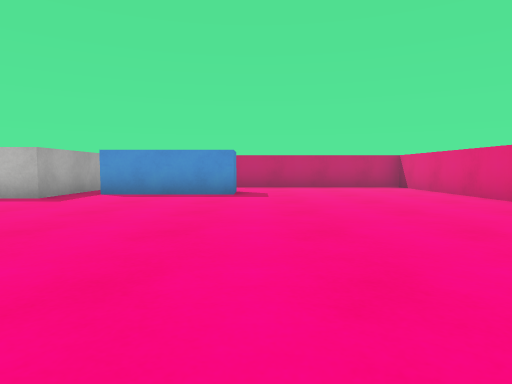
View 1 (above)

13 first-person views from a walk through a Unity game level. The camera is 0.58 m above the floor, tilts 4° down and sees 75° across. The floor is counted in squares, 1 m on a side. Each view is taken from the middle of a square. On the plan, view 1 faces up. The plan holds only what a view shows up to about 9 squares ahead; the rest is blank. The player character is not drawn. Surface patterns are stand-ins for the level's own textures.

View 2
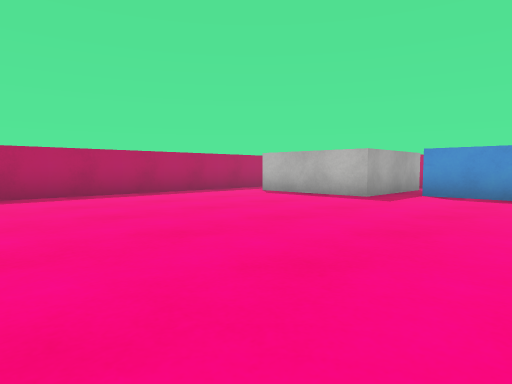

View 3
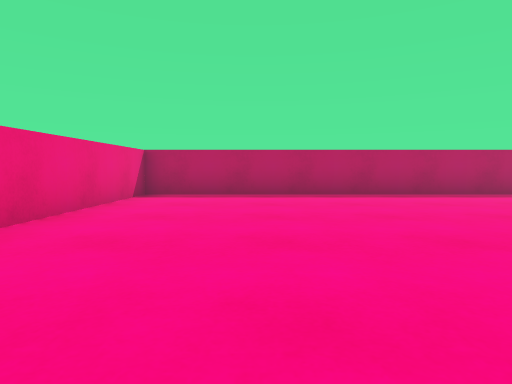

View 4
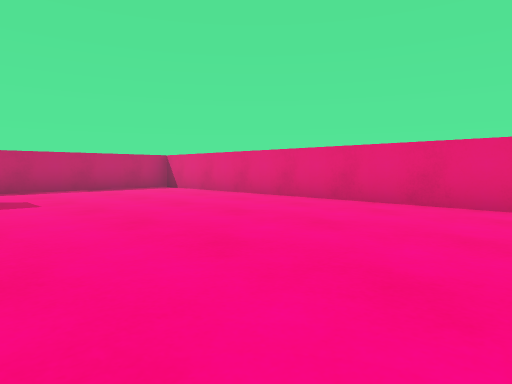

View 5
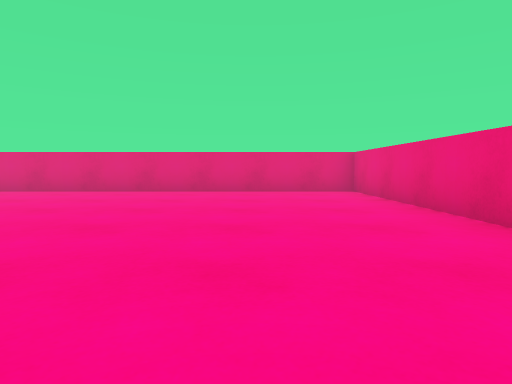

View 6
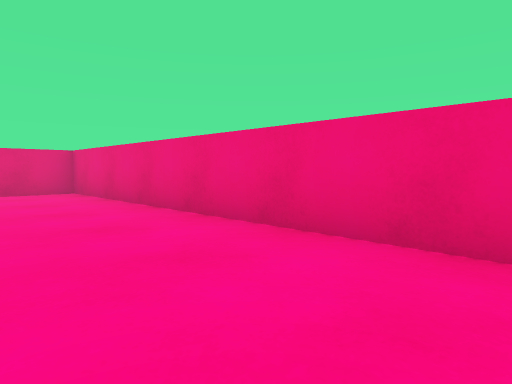

View 7
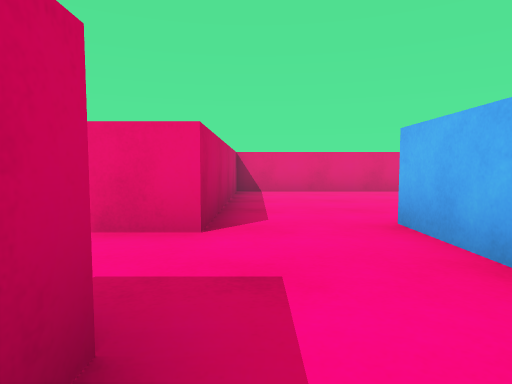

View 8
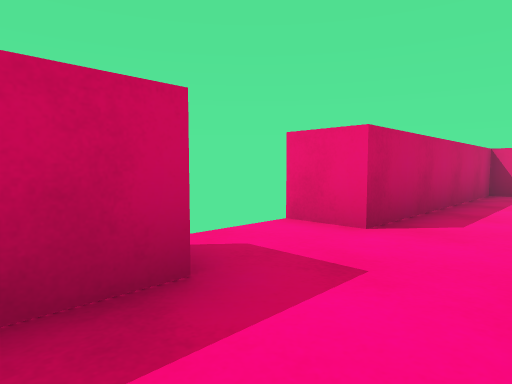

View 9
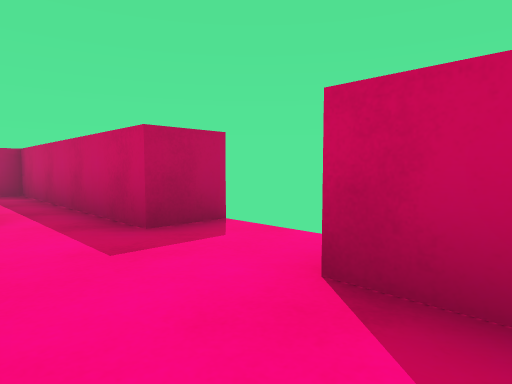

View 10
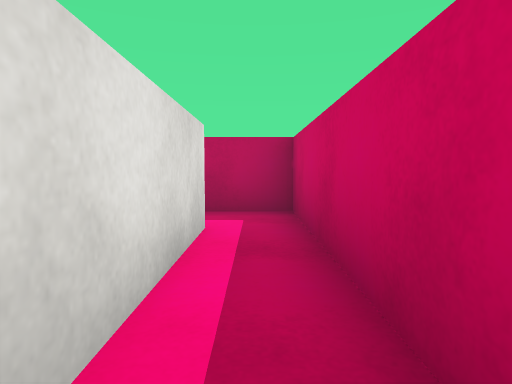

View 11
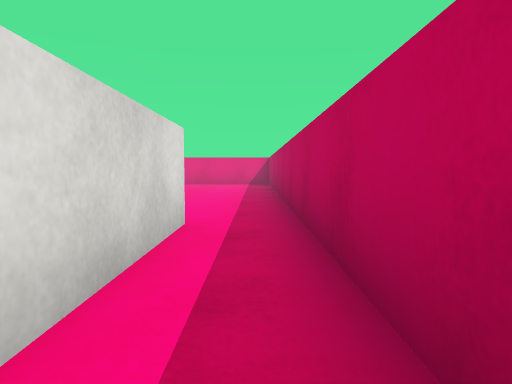

View 12
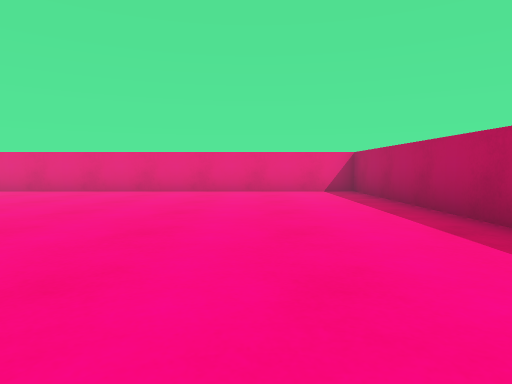

View 13
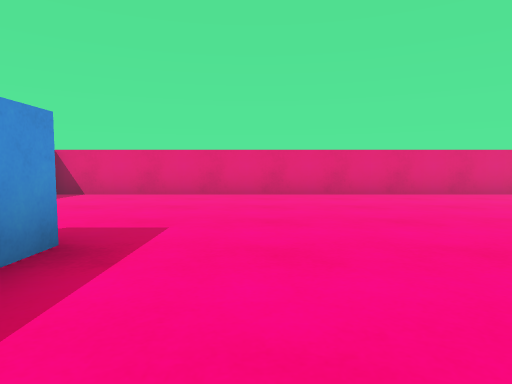

### Floor plan
Points are (right, up) in squares from view 1. A wall is a line through its corners. A room is listed if a view was taken in it or the views show most of it. See-through windows are left out.
Room 1 (views 1, 2, 3, 4, 5, 6, 7, 8, 9, 10, 12, 13)
walls: (-2.1, 8.5) (-0.5, 8.5) (-0.5, 7.5) (-3.5, 7.5); (-4.2, 9.5) (-4.2, 6.5) (-7.3, 6.5); (-8.5, 6.5) (-8.5, -2.5) (4.5, -2.5) (4.5, 10.5) (-1, 10.5) (-1, 11.5); (-3, 11.5) (-3, 10.5) (-4.5, 10.5)
ways out: opening at (-8, 7) to room 2; opening at (-5, 10) to room 2
Room 2 (view 11)
walls: (-7.2, 9.5) (-4.6, 9.5); (-4.5, 10.5) (-8.5, 10.5) (-8.5, 6.5); (-7.3, 6.5) (-7.3, 9.1)
ways out: opening at (-8, 7) to room 1; opening at (-5, 10) to room 1

Where each view was taken, in squares from view 1:
view 1: 0 up, 0 right, facing up
view 2: 0 up, 1 left, facing up-left
view 3: 0 up, 1 left, facing left
view 4: 1 up, 1 left, facing up-right
view 5: 0 up, 4 left, facing right
view 6: 0 up, 4 left, facing down-right
view 7: 10 up, 4 left, facing right
view 8: 9 up, 4 left, facing up-right
view 9: 9 up, 0 right, facing up-left
view 10: 10 up, 4 left, facing left
view 11: 10 up, 8 left, facing down
view 12: 6 up, 6 left, facing down
view 13: 6 up, 3 left, facing right
